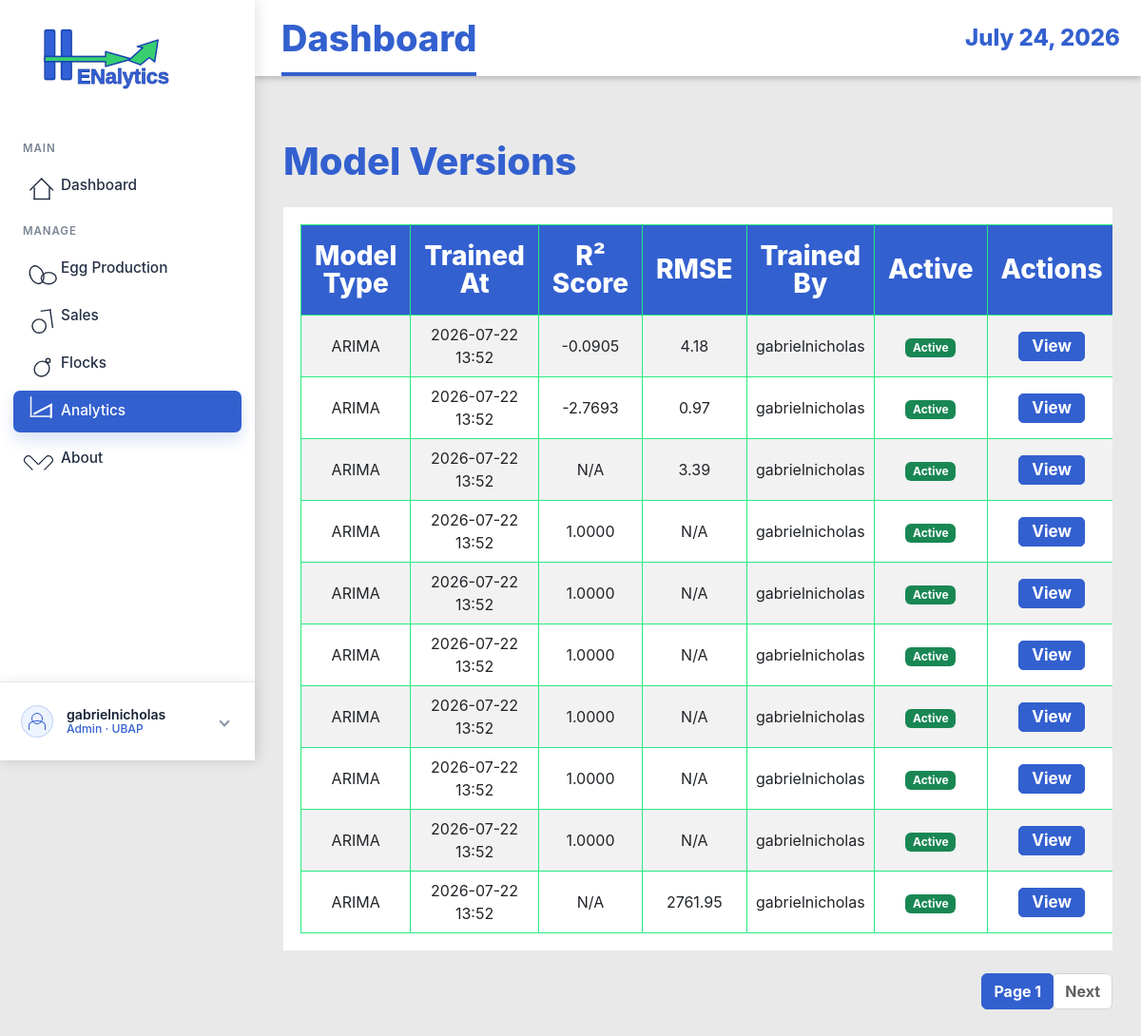
The app's page /model-versions/ (signed in), older data.
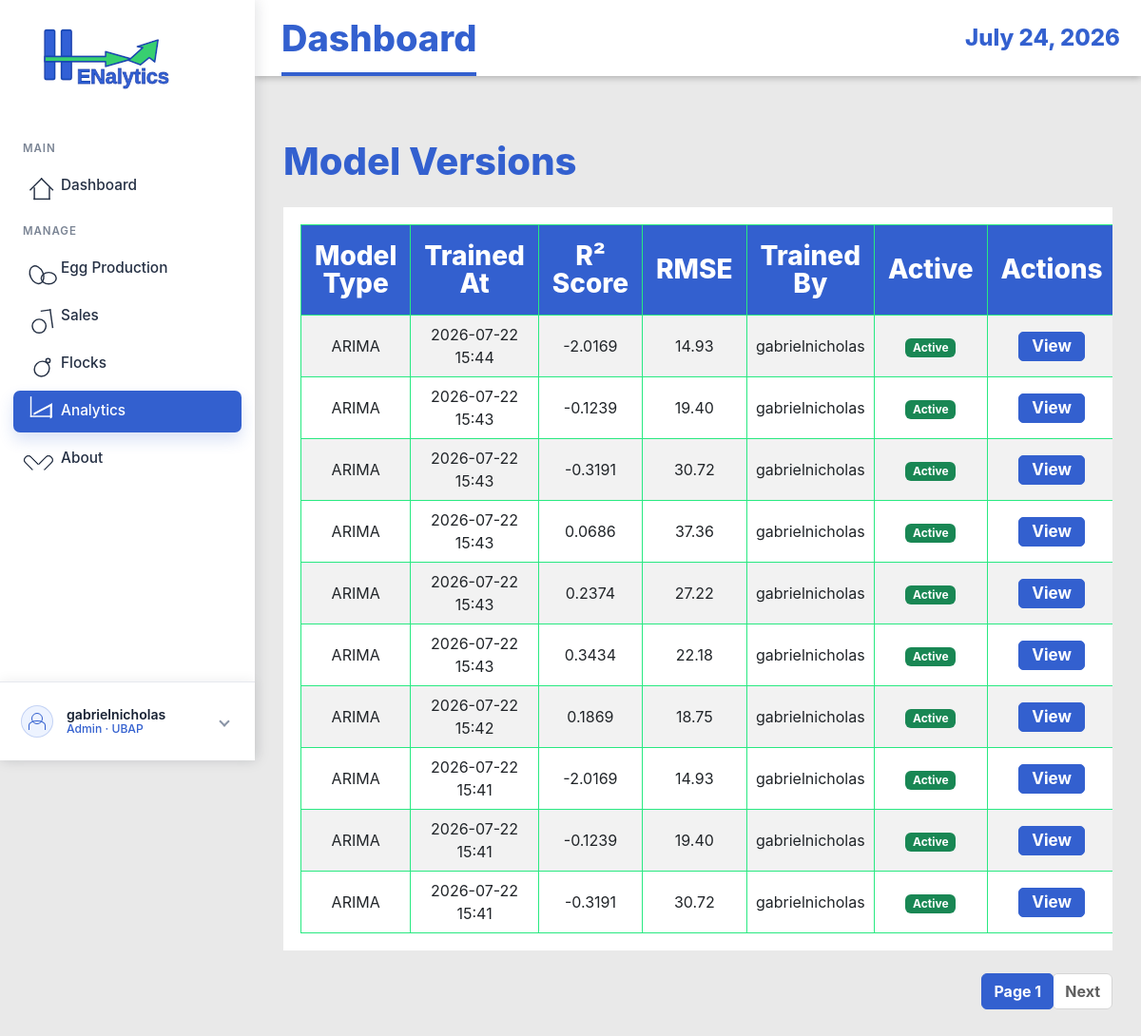
The same page, newer data.
### EggProduction/models.py (models this page shows, shortened)
class ModelVersion(models.Model):
    MODEL_TYPE_CHOICES = (
        ('arima', 'ARIMA'),
        ('mlr', 'Multiple Linear Regression'),
        ('hybrid', 'Hybrid Model'),
        ('lstm', 'LSTM Neural Network'),
    )
    model_type = models.CharField(max_length=20, choices=MODEL_TYPE_CHOICES)
    trained_at = models.DateTimeField(auto_now_add=True)
    triggered_by = models.ForeignKey(User, on_delete=models.SET_NULL, null=True)
    r2_score = models.DecimalField(max_digits=5, decimal_places=4, null=True, blank=True)
    rmse = models.DecimalField(max_digits=10, decimal_places=2, null=True, blank=True)
    aic_score = models.DecimalField(max_digits=15, decimal_places=2, null=True, blank=True)
    arima_order = models.CharField(max_length=20, null=True, blank=True, help_text="Format: (p,d,q)")
    pkl_path = models.CharField(max_length=255, null=True, blank=True)
    is_active = models.BooleanField(default=True)
    training_rows = models.IntegerField(null=True, blank=True)
    created_at = models.DateTimeField(auto_now_add=True)
    class Meta:
        ordering = ['-trained_at']
        verbose_name_plural = "Model Versions"

### EggProduction/views.py (the view)
# urls.py: path('model-versions/', views.ModelVersionListView.as_view(), name='model-version-list'),
class ModelVersionListView(ManagerAccessMixin, ListView):
    model = ModelVersion
    template_name = 'egg_production/model_version_list.html'
    context_object_name = 'models'
    paginate_by = 10
    ordering = ['-trained_at']

### EggProduction/views.py (called while the page is built)
    def test_func(self):
        user = self.request.user
        try:
            profile = UserProfile.objects.get(user=user)
            return profile.role in ['admin', 'manager']
        except UserProfile.DoesNotExist:
            return user.is_superuser

### EggProduction/templates/egg_production/model_version_list.html (shortened to what this page needs)
{% extends 'base.html' %}
{% load static %}
{% block content %}
<div class="container mt-4">
    <h1 class="mb-4">Model Versions</h1>
    {% if models %}
    <div class="table-responsive">
        <table class="table table-striped table-hover">
            <thead class="table-dark">
                <tr>
                    <th>Model Type</th>
                    <th>Trained At</th>
                    <th>R² Score</th>
                    <th>RMSE</th>
                    <th>Trained By</th>
                    <th>Active</th>
                    <th>Actions</th>
                </tr>
            </thead>
            <tbody>
                {% for model in models %}
                <tr>
                    <td>{{ model.get_model_type_display }}</td>
                    <td>{{ model.trained_at|date:"Y-m-d H:i" }}</td>
                    <td>{{ model.r2_score|default:"N/A" }}</td>
                    <td>{{ model.rmse|default:"N/A" }}</td>
                    <td>{{ model.triggered_by.get_full_name|default:model.triggered_by.username }}</td>
                    <td>
                        {% if model.is_active %}
                        <span class="badge bg-success">Active</span>
                        {% else %}
                        <span class="badge bg-secondary">Inactive</span>
                        {% endif %}
                    </td>
                    <td>
                        <a href="{% url 'eggproduction:model-version-detail' model.pk %}"
                            class="btn btn-sm btn-info">View</a>
                    </td>
                </tr>
                {% endfor %}
            </tbody>
        </table>
    </div>
    {% if is_paginated %}
    <nav aria-label="Page navigation">
        <ul class="pagination justify-content-center">
            <li class="page-item active"><a class="page-link" href="#">Page {{ page_obj.number }}</a></li>
            {% if page_obj.has_next %}
            <li class="page-item"><a class="page-link" href="?page={{ page_obj.next_page_number }}">Next</a></li>
            {% endif %}
        </ul>
    </nav>
    {% endif %}
    {% else %}
    <div class="alert alert-info">No models available.</div>
    {% endif %}
</div>
{% endblock %}

### EggProduction/templates/base.html (shortened to what the changed rows need)
{% load static %}
<!DOCTYPE html>
<html lang="en">
<head>
    <link href="https://cdn.jsdelivr.net/npm/bootstrap@5.3.0/dist/css/bootstrap.min.css" rel="stylesheet">
    <link rel="stylesheet" href="https://cdn.datatables.net/1.13.8/css/jquery.dataTables.min.css">
    <link rel="stylesheet" href="https://cdn.datatables.net/buttons/2.4.2/css/buttons.dataTables.min.css">
    <link rel="stylesheet" href="{% static 'EggProduction/css/style.css' %}">
</head>
<body class="{% if request.user.is_authenticated %}app-body{% else %}auth-body{% endif %}">
    {% if request.user.is_authenticated %}
    <div class="app-shell">
        <aside class="app-sidebar">
            <a href="{% url 'eggproduction:dashboard' %}" class="brand-lockup">
                <img src="{% static 'EggProduction/img/logo.svg' %}" alt="Henalytics">
            </a>
            <nav class="side-nav" aria-label="Main navigation">
                <div class="nav-section-label">MAIN</div>
                <a href="{% url 'eggproduction:dashboard' %}"
                    class="side-link {% if request.resolver_match.url_name == 'dashboard' %}active{% endif %}">
                    <span class="side-icon icon-home"></span>
                    <span>Dashboard</span>
                </a>
                <div class="nav-section-label">MANAGE</div>
                <a href="{% url 'eggproduction:production-log-list' %}"
                    class="side-link {% if 'production-log' in request.resolver_match.url_name or 'grading-log' in request.resolver_match.url_name %}active{% endif %}">
                    <span class="side-icon icon-eggs"></span>
                    <span>Egg Production</span>
                </a>
                <a href="{% url 'eggproduction:sales-transaction-list' %}"
                    class="side-link {% if 'sales-transaction' in request.resolver_match.url_name or 'sales-item' in request.resolver_match.url_name %}active{% endif %}">
                    <span class="side-icon icon-sales"></span>
                    <span>Sales</span>
                </a>
                <a href="{% url 'eggproduction:flock-list' %}"
                    class="side-link {% if 'flock' in request.resolver_match.url_name %}active{% endif %}">
                    <span class="side-icon icon-flock"></span>
                    <span>Flocks</span>
                </a>
                <a href="{% url 'eggproduction:harvest-forecast-list' %}"
                    class="side-link {% if 'forecast' in request.resolver_match.url_name or 'model-version' in request.resolver_match.url_name %}active{% endif %}">
                    <span class="side-icon icon-chart"></span>
                    <span>Analytics</span>
                </a>
                <a href="{% url 'index' %}"
                    class="side-link {% if request.resolver_match.url_name == 'index' %}active{% endif %}">
                    <span class="side-icon icon-heart"></span>
                    <span>About</span>
                </a>
            </nav>
            <div class="sidebar-account dropdown">
                <button class="account-toggle" type="button" data-bs-toggle="dropdown" data-bs-auto-close="outside"
                    aria-expanded="false" aria-label="Open account menu">
                    <span class="account-avatar" aria-hidden="true"></span>
                    <span class="account-copy">
                        <span class="account-name">{{ request.user.get_full_name|default:request.user.username }}</span>
                        <span class="account-role">
                            {% if request.user.is_superuser %}
                            Admin
                            {% elif request.user.userprofile.display_role %}
                            {{ request.user.userprofile.display_role }}
                            {% else %}
                            Staff
                            {% endif %}
                            &middot; UBAP
                        </span>
                    </span>
                    <span class="account-chevron" aria-hidden="true"></span>
                </button>
            </div>
        </aside>
        <section class="app-panel">
            <header class="app-topbar">
                <h1>{% block page_title %}Dashboard{% endblock %}</h1>
                <time>{% now "F j, Y" %}</time>
            </header>
            <main class="app-content">
                {% else %}
                <main>
                    {% endif %}
                    {% block content %}{% endblock %}
                    {% if request.user.is_authenticated %}
                </main>
        </section>
    </div>
    {% else %}
    </main>
    {% endif %}
</body>
</html>

Row changes from the older to the newer data that the page shows:
removed ModelVersion: model_type "ARIMA", trained_at "2026-07-22 13:52", r2_score "-0.0905", rmse "4.18", triggered_by.get_full_name "gabrielnicholas", is_active "Active"
removed ModelVersion: model_type "ARIMA", trained_at "2026-07-22 13:52", r2_score "-2.7693", rmse "0.97", triggered_by.get_full_name "gabrielnicholas", is_active "Active"
removed ModelVersion: model_type "ARIMA", trained_at "2026-07-22 13:52", r2_score "N/A", rmse "3.39", triggered_by.get_full_name "gabrielnicholas", is_active "Active"
removed ModelVersion: model_type "ARIMA", trained_at "2026-07-22 13:52", r2_score "1.0000", rmse "N/A", triggered_by.get_full_name "gabrielnicholas", is_active "Active"
removed ModelVersion: model_type "ARIMA", trained_at "2026-07-22 13:52", r2_score "1.0000", rmse "N/A", triggered_by.get_full_name "gabrielnicholas", is_active "Active"
removed ModelVersion: model_type "ARIMA", trained_at "2026-07-22 13:52", r2_score "1.0000", rmse "N/A", triggered_by.get_full_name "gabrielnicholas", is_active "Active"
removed ModelVersion: model_type "ARIMA", trained_at "2026-07-22 13:52", r2_score "1.0000", rmse "N/A", triggered_by.get_full_name "gabrielnicholas", is_active "Active"
removed ModelVersion: model_type "ARIMA", trained_at "2026-07-22 13:52", r2_score "1.0000", rmse "N/A", triggered_by.get_full_name "gabrielnicholas", is_active "Active"
removed ModelVersion: model_type "ARIMA", trained_at "2026-07-22 13:52", r2_score "1.0000", rmse "N/A", triggered_by.get_full_name "gabrielnicholas", is_active "Active"
removed ModelVersion: model_type "ARIMA", trained_at "2026-07-22 13:52", r2_score "N/A", rmse "2761.95", triggered_by.get_full_name "gabrielnicholas", is_active "Active"
added ModelVersion: model_type "ARIMA", trained_at "2026-07-22 15:44", r2_score "-2.0169", rmse "14.93", triggered_by.get_full_name "gabrielnicholas", is_active "Active"
added ModelVersion: model_type "ARIMA", trained_at "2026-07-22 15:43", r2_score "-0.1239", rmse "19.40", triggered_by.get_full_name "gabrielnicholas", is_active "Active"
added ModelVersion: model_type "ARIMA", trained_at "2026-07-22 15:43", r2_score "-0.3191", rmse "30.72", triggered_by.get_full_name "gabrielnicholas", is_active "Active"
added ModelVersion: model_type "ARIMA", trained_at "2026-07-22 15:43", r2_score "0.0686", rmse "37.36", triggered_by.get_full_name "gabrielnicholas", is_active "Active"
added ModelVersion: model_type "ARIMA", trained_at "2026-07-22 15:43", r2_score "0.2374", rmse "27.22", triggered_by.get_full_name "gabrielnicholas", is_active "Active"
added ModelVersion: model_type "ARIMA", trained_at "2026-07-22 15:43", r2_score "0.3434", rmse "22.18", triggered_by.get_full_name "gabrielnicholas", is_active "Active"
added ModelVersion: model_type "ARIMA", trained_at "2026-07-22 15:42", r2_score "0.1869", rmse "18.75", triggered_by.get_full_name "gabrielnicholas", is_active "Active"
added ModelVersion: model_type "ARIMA", trained_at "2026-07-22 15:41", r2_score "-2.0169", rmse "14.93", triggered_by.get_full_name "gabrielnicholas", is_active "Active"
added ModelVersion: model_type "ARIMA", trained_at "2026-07-22 15:41", r2_score "-0.1239", rmse "19.40", triggered_by.get_full_name "gabrielnicholas", is_active "Active"
added ModelVersion: model_type "ARIMA", trained_at "2026-07-22 15:41", r2_score "-0.3191", rmse "30.72", triggered_by.get_full_name "gabrielnicholas", is_active "Active"
